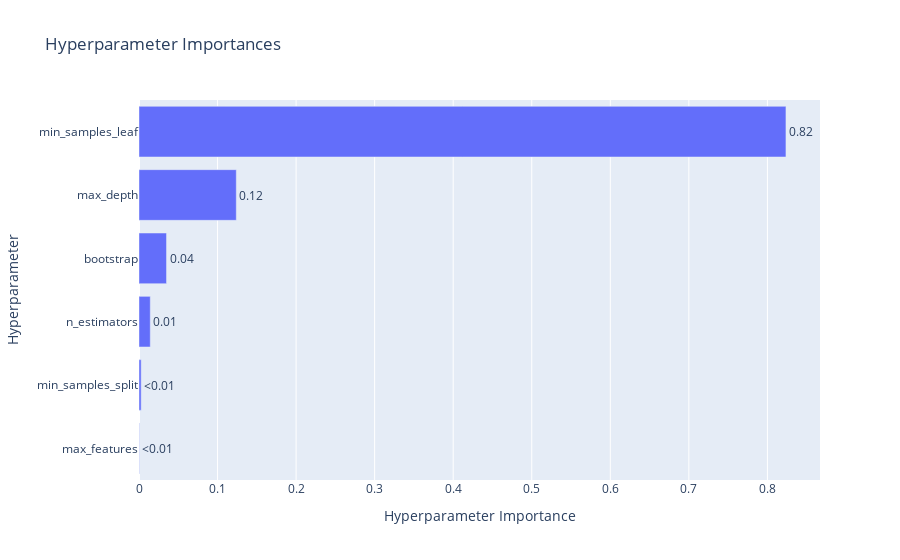

Notebook cell for this chart:
### Code cell
optuna.visualization.plot_param_importances(study)

### Figure 1 — Plotly figure (JSON) as saved in the notebook; plotly's stock layout.template omitted (floating-point values rounded to 4 significant figures)
{"data": [{"cliponaxis": false, "hovertemplate": ["max_features (CategoricalDistribution): 0.0003860166943134573<extra></extra>", "min_samples_split (IntDistribution): 0.0027673604371060163<extra></extra>", "n_estimators (IntDistribution): 0.014348611885831714<extra></extra>", "bootstrap (CategoricalDistribution): 0.03503282033943761<extra></extra>", "max_depth (IntDistribution): 0.123857080327059<extra></extra>", "min_samples_leaf (IntDistribution): 0.8236081103162521<extra></extra>"], "name": "Objective Value", "orientation": "h", "text": ["<0.01", "<0.01", "0.01", "0.04", "0.12", "0.82"], "textposition": "outside", "type": "bar", "x": [0.000386, 0.002767, 0.01435, 0.03503, 0.1239, 0.8236], "y": ["max_features", "min_samples_split", "n_estimators", "bootstrap", "max_depth", "min_samples_leaf"]}], "layout": {"title": {"text": "Hyperparameter Importances"}, "xaxis": {"title": {"text": "Hyperparameter Importance"}}, "yaxis": {"title": {"text": "Hyperparameter"}}}}
